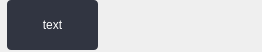
<?xml version="1.0" encoding="UTF-8"?>
<ui version="4.0">
 <class>Hover</class>
 <widget class="QWidget" name="Hover">
  <property name="geometry">
   <rect>
    <x>0</x>
    <y>0</y>
    <width>262</width>
    <height>52</height>
   </rect>
  </property>
  <property name="sizePolicy">
   <sizepolicy hsizetype="Expanding" vsizetype="Expanding">
    <horstretch>0</horstretch>
    <verstretch>0</verstretch>
   </sizepolicy>
  </property>
  <property name="mouseTracking">
   <bool>true</bool>
  </property>
  <property name="windowTitle">
   <string>Hover</string>
  </property>
  <property name="styleSheet">
   <string notr="true"/>
  </property>
  <widget class="QLabel" name="label">
   <property name="geometry">
    <rect>
     <x>7</x>
     <y>0</y>
     <width>91</width>
     <height>50</height>
    </rect>
   </property>
   <property name="sizePolicy">
    <sizepolicy hsizetype="Preferred" vsizetype="Fixed">
     <horstretch>150</horstretch>
     <verstretch>40</verstretch>
    </sizepolicy>
   </property>
   <property name="sizeIncrement">
    <size>
     <width>0</width>
     <height>0</height>
    </size>
   </property>
   <property name="contextMenuPolicy">
    <enum>Qt::NoContextMenu</enum>
   </property>
   <property name="layoutDirection">
    <enum>Qt::LeftToRight</enum>
   </property>
   <property name="styleSheet">
    <string notr="true">background: #313541;
border-radius: 4px;
color: white;
</string>
   </property>
   <property name="text">
    <string>text</string>
   </property>
   <property name="textFormat">
    <enum>Qt::PlainText</enum>
   </property>
   <property name="alignment">
    <set>Qt::AlignCenter</set>
   </property>
   <property name="wordWrap">
    <bool>true</bool>
   </property>
   <property name="margin">
    <number>-1</number>
   </property>
  </widget>
  <widget class="QLabel" name="label_2">
   <property name="geometry">
    <rect>
     <x>-2</x>
     <y>18</y>
     <width>10</width>
     <height>14</height>
    </rect>
   </property>
   <property name="minimumSize">
    <size>
     <width>10</width>
     <height>10</height>
    </size>
   </property>
   <property name="baseSize">
    <size>
     <width>10</width>
     <height>10</height>
    </size>
   </property>
   <property name="styleSheet">
    <string notr="true">image: url(:/Resources/navigation_icons/hover_element.png);
width: 5px;</string>
   </property>
   <property name="text">
    <string/>
   </property>
  </widget>
  <zorder>label_2</zorder>
  <zorder>label</zorder>
 </widget>
 <resources>
  <include location="../../../../../QResources.qrc"/>
 </resources>
 <connections/>
</ui>
